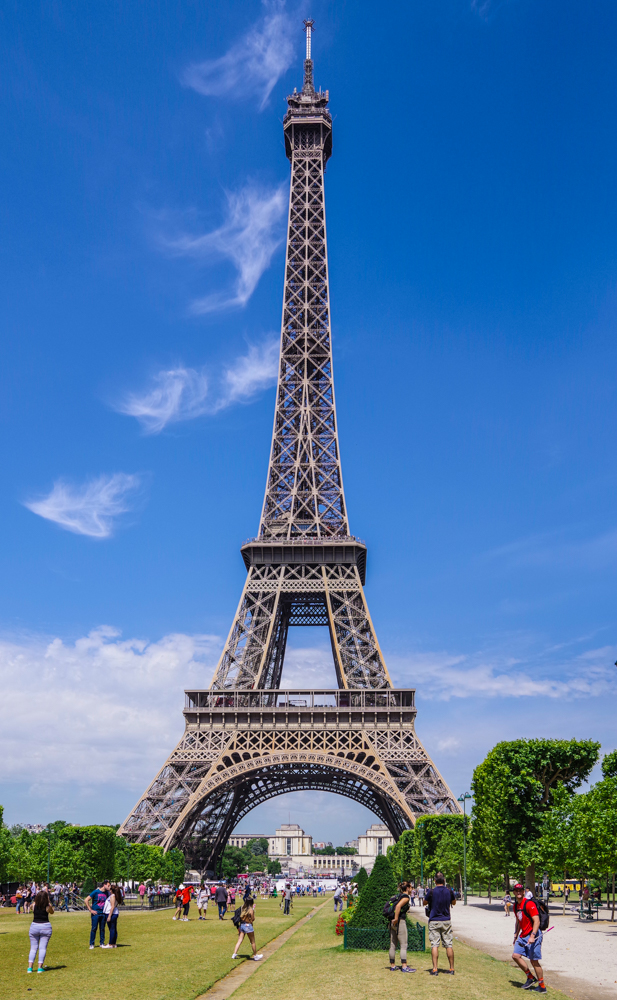
#> input picture original_image.jpg, 617 x 1000 px
$ python 11.py
#> lines starting #> are read from the running program, lines starting #| are printed output that depends on the picture; after the words box and inside, x2 and y2 are one past the last pixel; in counts of white or black regions, pixels touching at a corner belong together
import cv2
import matplotlib.pyplot as plt
import numpy as np
# Read the image
image = cv2.imread("original_image.jpg")
#> image is the input picture: shape (1000, 617, 3); mean B, G, R 166.5, 120.3, 79
# Convert the image to grayscale (contours work best on binary images)
gray = cv2.cvtColor(image, cv2.COLOR_BGR2GRAY)
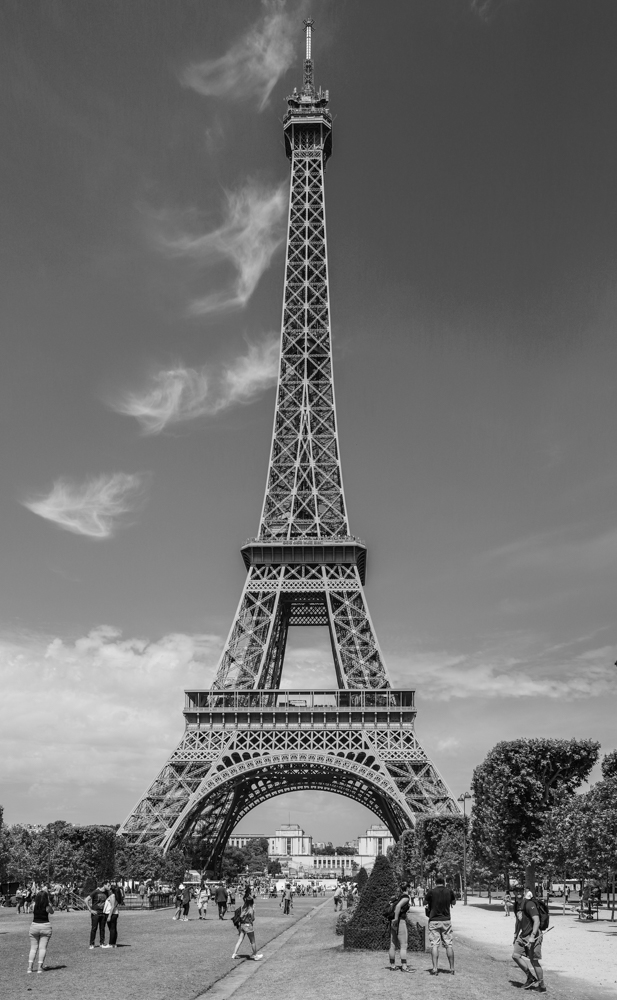
#> gray: shape (1000, 617); min 0, max 255, mean 113.2
# Apply thresholding (you can use other techniques like Sobel edges)
__,binary_image = cv2.threshold(gray, 127, 255, cv2.THRESH_BINARY)
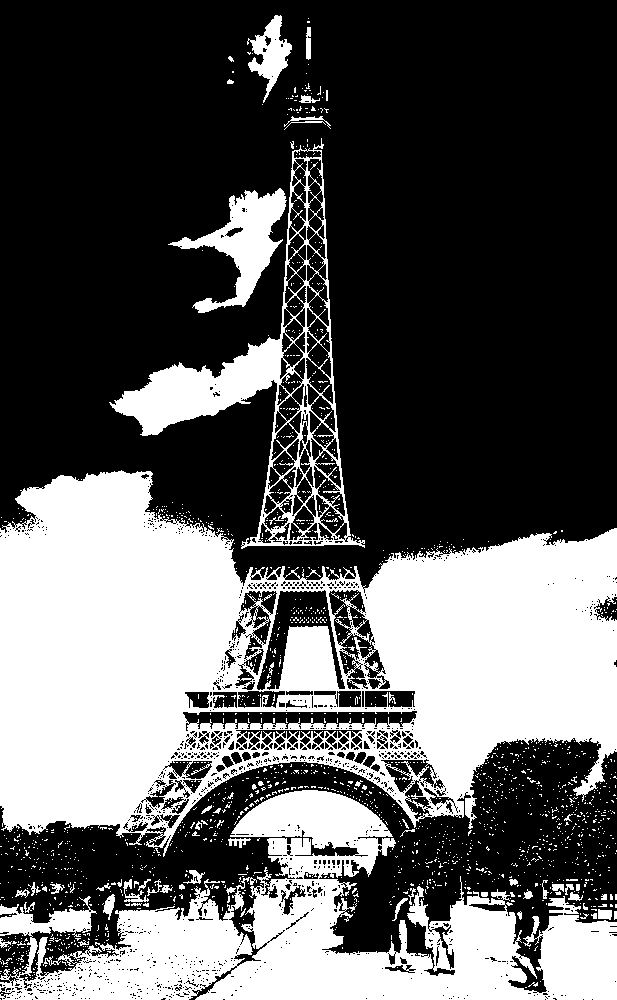
#> binary_image: shape (1000, 617); 35.7% white; 1720 white regions (1656 under 20 px)
# Find contours
contours, _ = cv2.findContours(binary_image, cv2.RETR_EXTERNAL, cv2.CHAIN_APPROX_SIMPLE)
#> contours = 1333 contours, 1301 with area under 20; largest, box (x1, y1, x2, y2) and area: (0, 470, 617, 857) 155988, (0, 790, 617, 1000) 55206, (109, 138, 365, 549) 28905, (168, 188, 287, 313) 4906, (247, 15, 292, 103) 1538
# Draw all contours on the original image
cv2.drawContours(image, contours, -1, (0, 255, 0), 3)
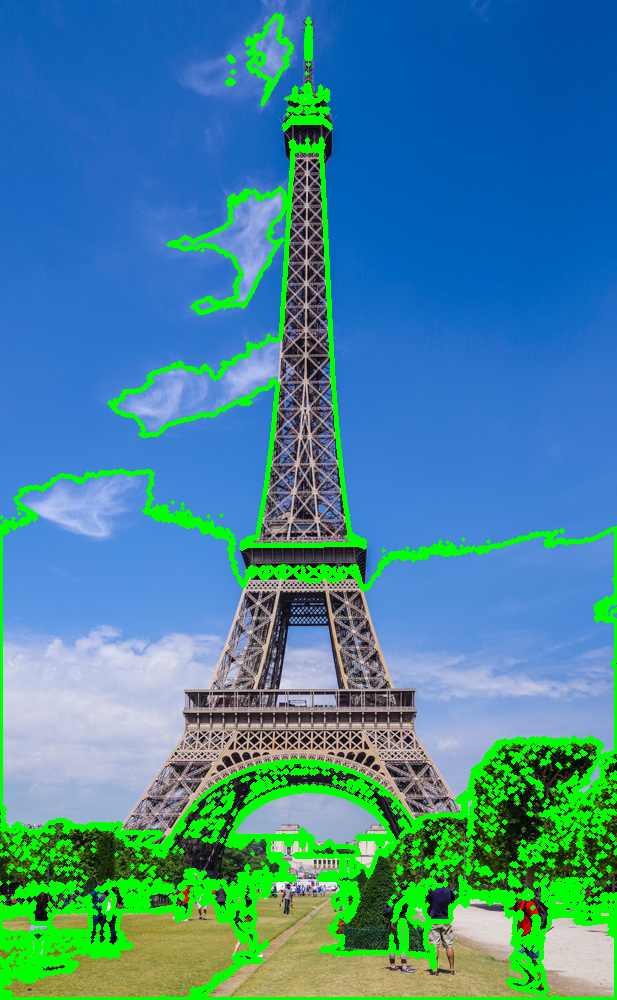
#> image: shape (1000, 617, 3); 11.3% of pixels changed, all inside (x1, y1, x2, y2) = (0, 13, 617, 1000)
# Display the result
plt.imshow(gray)
cv2.imwrite("gray.png",gray)
plt.imshow(binary_image)
cv2.imwrite("binary_image.png",binary_image)
plt.imshow(image)
cv2.imwrite("image.png",image)
#> (the run stopped early here; a loop or call above may not have finished)
